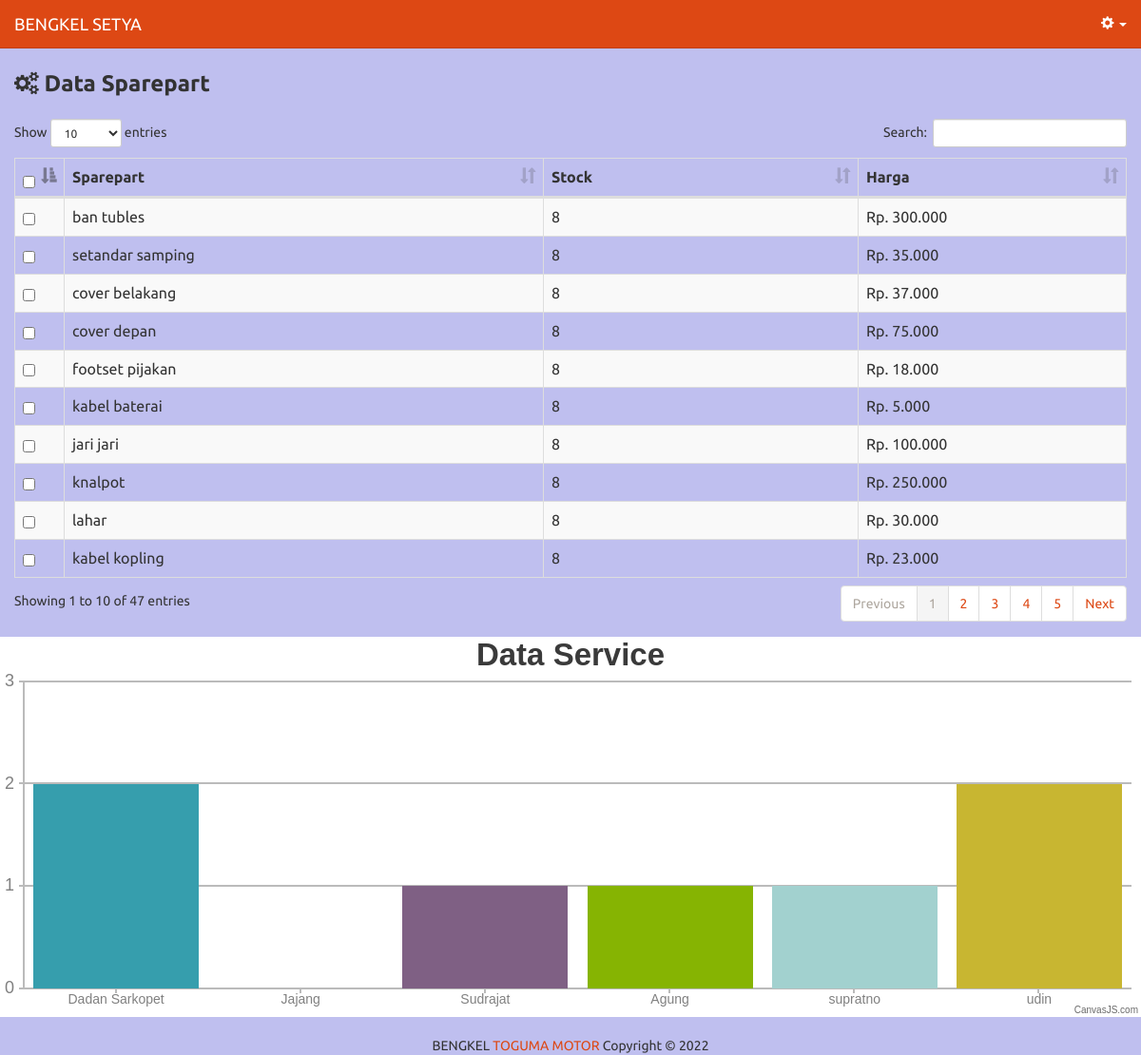
/bengkel/stok.php, run on the app's committed database.
### tables this page shows
CREATE TABLE `213_sparepart` (
  `id_sparepart` int(5) NOT NULL,
  `sparepart` varchar(50) DEFAULT NULL,
  `stock` varchar(5) DEFAULT NULL,
  `harga` varchar(10) DEFAULT NULL
);

### bengkel/includes/sparepart.inc.php (called while the page is built, shortened)
<?php
class Sparepart{
  private $conn;
  private $table_name = "213_sparepart";
  public function __construct($db){
    $this->conn = $db;
  }
  	function readAll(){
		$query = "SELECT * FROM ".$this->table_name." ORDER BY id_sparepart ASC";
		$stmt = $this->conn->prepare( $query );
		$stmt->execute();
		return $stmt;
	}
	function countAll(){
		$query = "SELECT * FROM ".$this->table_name;
		$stmt = $this->conn->prepare( $query );
		$stmt->execute();
		return $stmt->rowCount();
	}
}
?>

### bengkel/stok.php (the view, shortened to what this page needs)
<?php
include_once 'header2.php';
include_once 'includes/sparepart.inc.php';
$pro = new Sparepart($db);
$stmt = $pro->readAll();
            ?>
<link href="css/body.css" rel="stylesheet">
<form method="post">
    <div class="row">
        <div class="col-md-6 text-left">
            <strong style="font-size:18pt;"><span class="fa fa-cogs"></span> Data Sparepart</strong>
        </div>
    </div>
    <br/>
    <table width="100%" class="table table-striped table-bordered" id="tabeldata">
        <thead>
            <tr>
                <th width="10px"><input type="checkbox" name="select-all" id="select-all" /></th>
                <th>Sparepart</th>
                <th>Stock</th>
                <th>Harga</th>
            </tr>
        </thead>
               <tbody>
    <?php
    while ($row = $stmt->fetch(PDO::FETCH_ASSOC)){
    ?>
            <tr>
                <td style="vertical-align:middle;"><input type="checkbox" value="<?php echo $row['id_sparepart'] ?>" name="checkbox[]" /></td>
            <td style="vertical-align:middle;"><span class="blue"><?php echo $row['sparepart'] ?></span></td>
            <td style="vertical-align:middle;">
            <?php
            $sedia = $row['stock'];
            if($sedia == 0){
                echo"<font color='red'>Tidak Tersedia</font>";
            }else{
                echo "$sedia";
            }
            ?>
            </td>
            <td style="vertical-align:middle;">Rp. <?php echo number_format($row['harga'] , 0, ".",".") ?></td>
            </tr>
    <?php
    }
    ?>
        </tbody>
    </table>
    </form>
</div>
            <div id="chartContainer" style="height: 400px; width: 100%;"></div>
          <br/>
        <footer class="text-center">BENGKEL <a href="https://facebook.com/togumamotor">TOGUMA MOTOR</a> Copyright &copy; 2022</footer>
    <script type="text/javascript">
        window.onload = function () {
            var chart = new CanvasJS.Chart("chartContainer", {
                title: {
                    text: "Data Service"
                },
                data: [{
                    type: "column",
                    dataPoints: [
                    <?php
                    $conn = mysql_connect("localhost","root","");
                    mysql_select_db("bengkel",$conn);
                        $query=mysql_query("SELECT * FROM 213_mekanik ");
                        while($row=mysql_fetch_assoc($query)){
                             $id     = $row['id_mekanik']; $inama     = $row['nama_mekanik'];
                             $data = mysql_fetch_array(mysql_query("SELECT count(id_mekanik) as jumlah FROM 213_pembelian where id_mekanik='$id'"));
                             $jumlah = $data['jumlah'];
                             ?>
                        { y: <?php echo $jumlah ?>, label: "<?php echo "$inama"; ?>" },
                        <?php } ?>
                    ]
                }]
            });
            chart.render();
        }
    </script>
    </body>
</html>

### bengkel/header2.php (shortened to what this page needs)
<!DOCTYPE html>
<html lang="en">
  <head>
    <link href="css/bootstrap.min.css" rel="stylesheet">
    <link href="css/dataTables.bootstrap.min.css" rel="stylesheet">
    <link type="text/css" href="css/jquery.toastmessage.css" rel="stylesheet"/>
	<link rel="stylesheet" href="css/font-awesome.min.css">
  </head>
  <body>
	<nav class="aku navbar navbar-default navbar-static-top">
	  <div class="container-fluid">
		<div class="navbar-header">
		  <a class="navbar-brand" href="index.php">BENGKEL SETYA</a>
		</div>
		<div class="collapse navbar-collapse" id="bs-example-navbar-collapse-1">
		  <ul class="nav navbar-nav navbar-right">
			<li class="dropdown">
			  <a href="#" class="dropdown-toggle" data-toggle="dropdown" role="button" aria-haspopup="true" aria-expanded="false"><span class="glyphicon glyphicon-cog"></span> <span class="caret"></span></a>
			</li>
		  </ul>
		</div>
	  </div>
	</nav>
    <div class="container-fluid">

### bengkel/css/body.css (style rules this page uses)
body { background-color: #bbee; background-repeat: no-repeat; background-position: center; background-size: cover; width: 100%; height: 100%; background-position:center; }

### data on the page
213_sparepart: sparepart "ban tubles", stock "8", harga "300.000"
213_sparepart: sparepart "setandar samping", stock "8", harga "35.000"
213_sparepart: sparepart "cover belakang", stock "8", harga "37.000"
213_sparepart: sparepart "cover depan", stock "8", harga "75.000"
213_sparepart: sparepart "footset pijakan", stock "8", harga "18.000"
213_sparepart: sparepart "kabel baterai", stock "8", harga "5.000"
213_sparepart: sparepart "jari jari", stock "8", harga "100.000"
213_sparepart: sparepart "knalpot", stock "8", harga "250.000"
213_sparepart: sparepart "lahar", stock "8", harga "30.000"
213_sparepart: sparepart "kabel kopling", stock "8", harga "23.000"

### other printed values
chart data {{ $jumlah }} 2, 0, 1, 1, 1, 2
